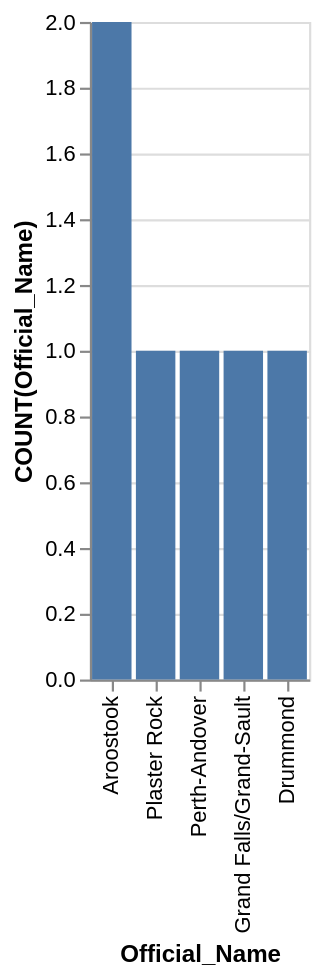

Here is the Vega-Lite specification saved for this chart:
### Vega-Lite specification from a JSON file in a GitHub repository (floating-point values rounded to 4 significant figures)
{"data": {"values": [{"x_data": "Aroostook", "y_data": 2}, {"x_data": "Plaster Rock", "y_data": 1}, {"x_data": "Perth-Andover", "y_data": 1}, {"x_data": "Grand Falls/Grand-Sault", "y_data": 1}, {"x_data": "Drummond", "y_data": 1}]}, "mark": "bar", "encoding": {"x": {"field": "x_data", "type": "nominal", "title": "Official_Name", "sort": {"op": "sum", "field": "y_data", "order": "descending"}}, "y": {"field": "y_data", "type": "quantitative", "title": "COUNT(Official_Name)"}}}
